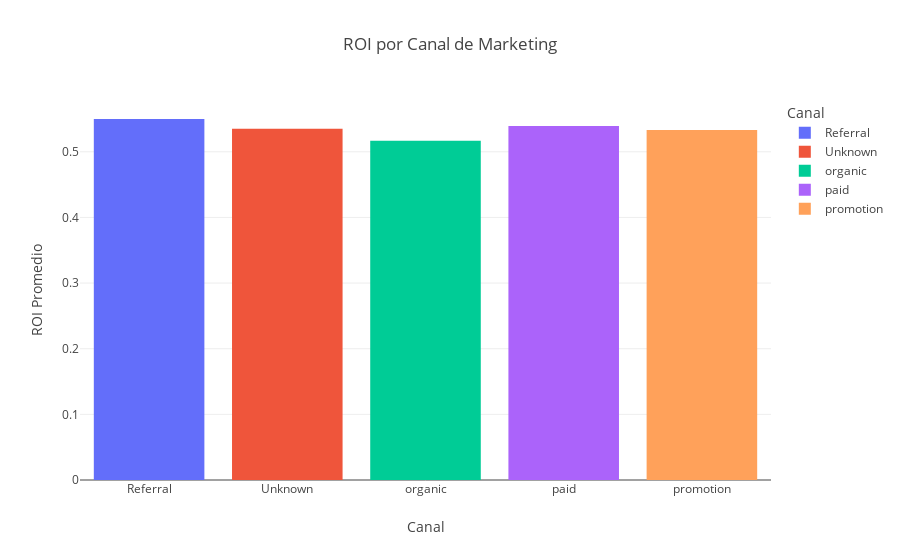

The notebook cell saved with this chart:
### Code cell
#gráfica de barras vertical que muestre el ROI por canal
fig = px.bar(
    df.groupby('channel')['roi'].mean().reset_index(),
    x='channel',
    y='roi',
    title='ROI por Canal de Marketing',
    labels={'channel': 'Canal', 'roi': 'ROI Promedio'},
    color='channel',
    color_discrete_map=colores_canales
)
fig.update_layout(title_text='ROI por Canal de Marketing', title_x=0.5)
fig.show()

### Figure 1 — Plotly figure (JSON) as saved in the notebook; plotly's stock layout.template omitted (floating-point values rounded to 4 significant figures)
{"data": [{"hovertemplate": "Canal=%{x}<br>ROI Promedio=%{y}<extra></extra>", "legendgroup": "Referral", "marker": {"color": "#636EFA", "pattern": {"shape": ""}}, "name": "Referral", "orientation": "v", "showlegend": true, "textposition": "auto", "type": "bar", "x": ["Referral"], "xaxis": "x", "y": [0.5499], "yaxis": "y"}, {"hovertemplate": "Canal=%{x}<br>ROI Promedio=%{y}<extra></extra>", "legendgroup": "Unknown", "marker": {"color": "#EF553B", "pattern": {"shape": ""}}, "name": "Unknown", "orientation": "v", "showlegend": true, "textposition": "auto", "type": "bar", "x": ["Unknown"], "xaxis": "x", "y": [0.5351], "yaxis": "y"}, {"hovertemplate": "Canal=%{x}<br>ROI Promedio=%{y}<extra></extra>", "legendgroup": "organic", "marker": {"color": "#00CC96", "pattern": {"shape": ""}}, "name": "organic", "orientation": "v", "showlegend": true, "textposition": "auto", "type": "bar", "x": ["organic"], "xaxis": "x", "y": [0.5167], "yaxis": "y"}, {"hovertemplate": "Canal=%{x}<br>ROI Promedio=%{y}<extra></extra>", "legendgroup": "paid", "marker": {"color": "#AB63FA", "pattern": {"shape": ""}}, "name": "paid", "orientation": "v", "showlegend": true, "textposition": "auto", "type": "bar", "x": ["paid"], "xaxis": "x", "y": [0.5393], "yaxis": "y"}, {"hovertemplate": "Canal=%{x}<br>ROI Promedio=%{y}<extra></extra>", "legendgroup": "promotion", "marker": {"color": "#FFA15A", "pattern": {"shape": ""}}, "name": "promotion", "orientation": "v", "showlegend": true, "textposition": "auto", "type": "bar", "x": ["promotion"], "xaxis": "x", "y": [0.5332], "yaxis": "y"}], "layout": {"barmode": "relative", "legend": {"title": {"text": "Canal"}, "tracegroupgap": 0}, "title": {"text": "ROI por Canal de Marketing", "x": 0.5}, "xaxis": {"anchor": "y", "categoryarray": ["Referral", "Unknown", "organic", "paid", "promotion"], "categoryorder": "array", "domain": [0, 1], "title": {"text": "Canal"}}, "yaxis": {"anchor": "x", "domain": [0, 1], "title": {"text": "ROI Promedio"}}}}
